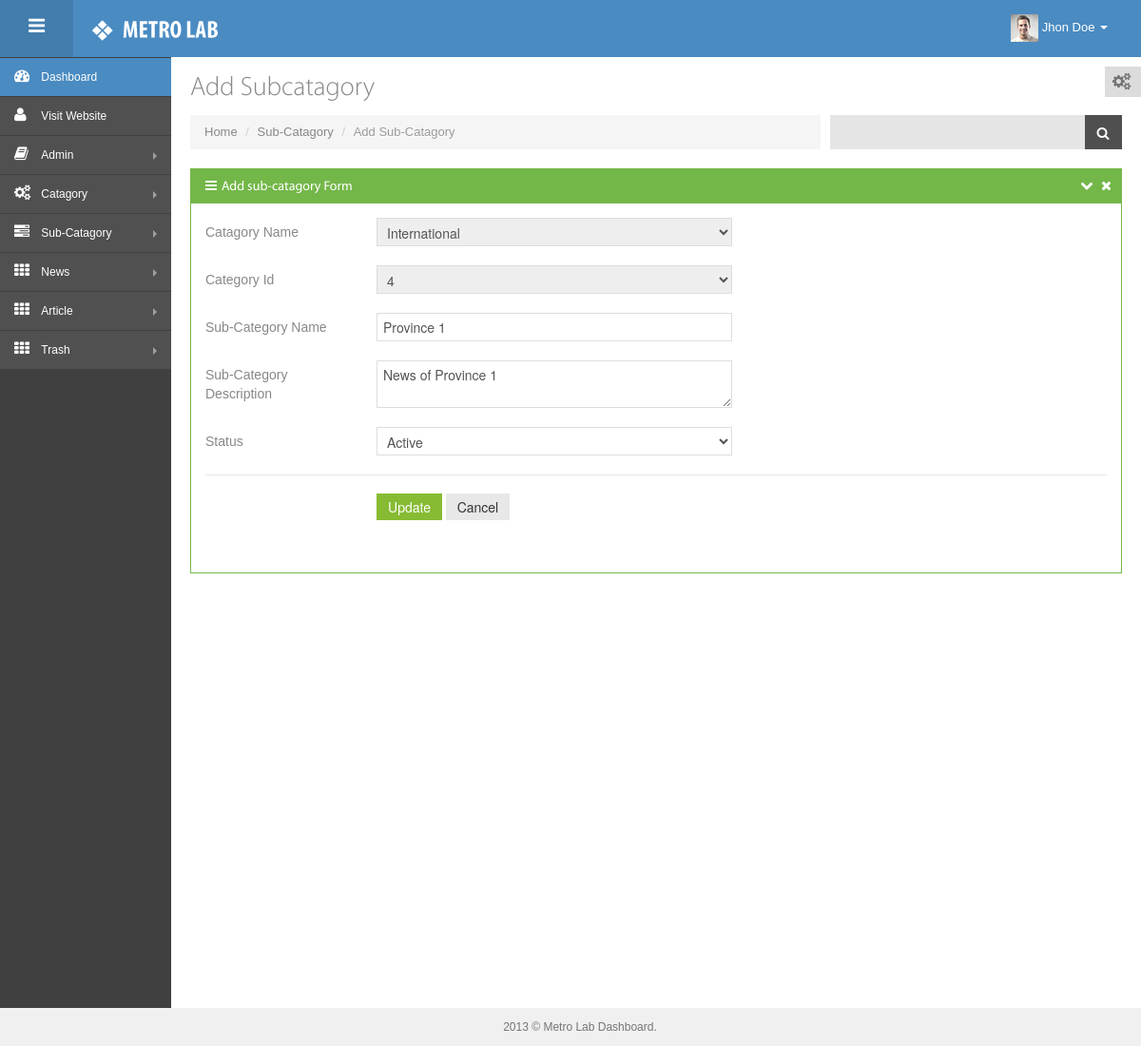
Page /admin/editSubCategory.php?ref=1 (signed in) on the earlier database version.
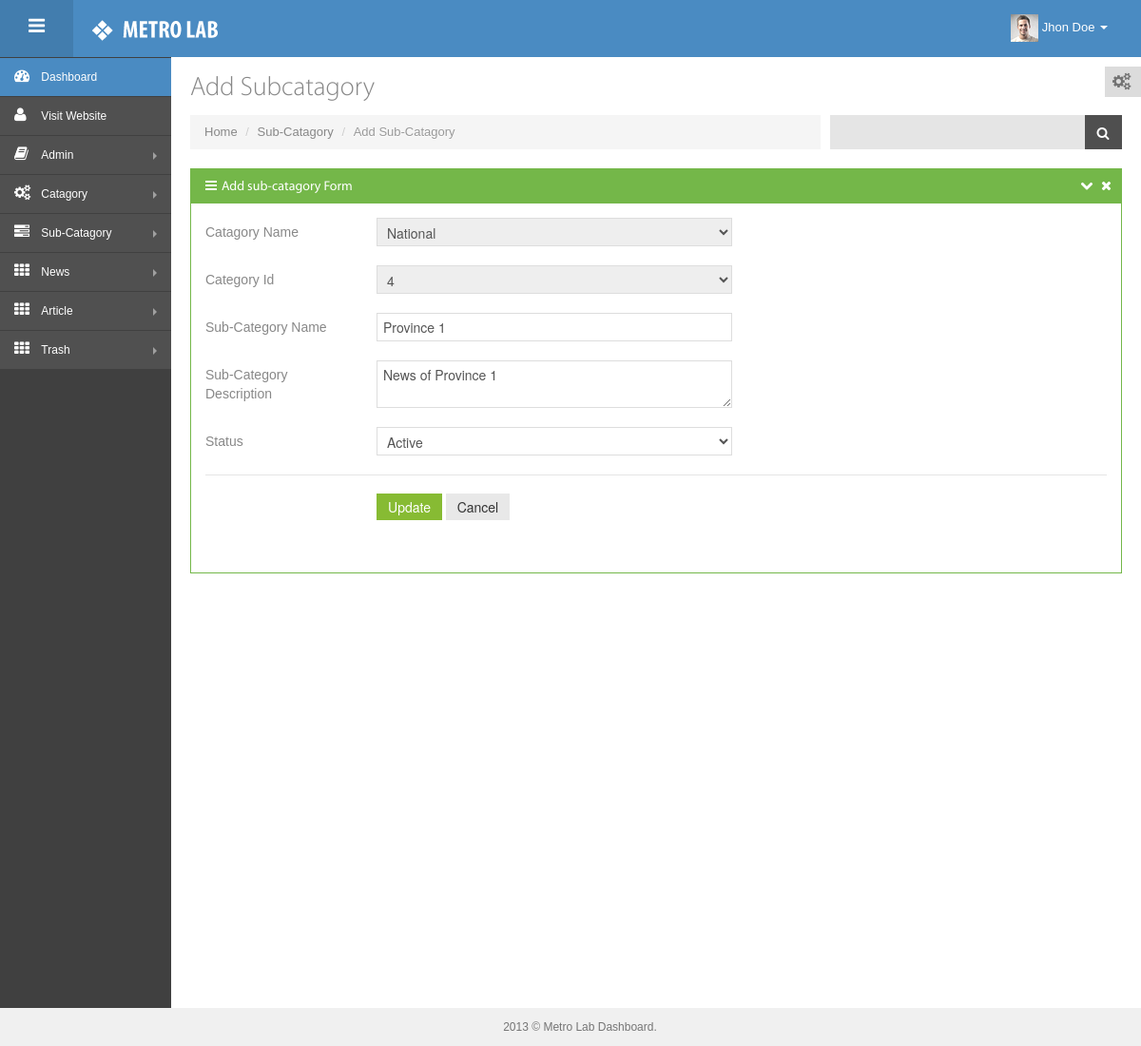
Same page on the later database version.
### tables this page shows
CREATE TABLE `tblcategory` (
  `category_id` bigint(25) NOT NULL,
  `category_name` varchar(50) NOT NULL,
  `category_descrption` longtext NOT NULL,
  `is_active` enum('active','inactive') DEFAULT NULL,
  `created_at` timestamp NOT NULL DEFAULT CURRENT_TIMESTAMP,
  `updated_at` timestamp NOT NULL DEFAULT '0000-00-00 00:00:00'
);

### app/subCategoryfunction.php (called while the page is built, shortened)
<?php
function SelectSubCategoryDetailsFromId($conn,$ref){
	$stmtSelect = $conn->prepare("SELECT * FROM tblsubcategory WHERE subcategory_id=:subcategory_id");
    $stmtSelect->bindParam(':subcategory_id',$ref);
 	$stmtSelect->execute();
 	$stmtSelect->setFetchMode(PDO::FETCH_ASSOC);
 	return $stmtSelect->fetch();
}
function selectNameBYID($conn,$data){
	$stmtSelect = $conn->prepare("SELECT category_name,category_id FROM tblcategory WHERE category_id=:category_id");
    $stmtSelect->bindParam(':category_id',$data);
 	$stmtSelect->execute();
 	$stmtSelect->setFetchMode(PDO::FETCH_ASSOC);
 	return $stmtSelect->fetch();
}
?>

### admin/editSubCategory.php (the view, shortened to what the changed rows need)
<?php include 'layouts/header.php';
$ref=$_GET['ref'];
$result=SelectSubCategoryDetailsFromId($conn,$ref);
$categoryNameAndID=selectNameBYID($conn,$result['category_id']);
?>
   <div id="container" class="row-fluid">
      <div id="main-content">
         <div class="container-fluid">
            <div class="row-fluid">
                <div class="span12">
                    <div class="widget green">
                        <div class="widget-body">
                            <form method="POST" class="form-horizontal">
                            <div class="control-group">
                                <div class="controls">
                                <select data-placeholder="Your Favorite Type of Bear" class="chzn-select-deselect span6" tabindex="-1" onchange="fetchId(this.value)"  id="selCSI" readonly>
                                        <option value="<?php echo $categoryNameAndID['category_name']; ?>"><?php echo $categoryNameAndID['category_name']; ?></option>
                                    </select>
                                </div>
                            </div>
                            <div class="control-group">
                                <div class="controls">
                                    <select name="category_id" id="categoryid" class="span6" readonly>
                                    <option value="<?php echo $categoryNameAndID['category_id']; ?>"><?php echo $categoryNameAndID['category_id']; ?></option>
                                    </select>
                                </div>
                            </div>
                            </form>
                        </div>
                    </div>
                </div>
            </div>
         </div>
      </div>
   </div>
</body>
</html>

Differences in the rows shown:
changed tblcategory id 4: category_name "International" → "National"
